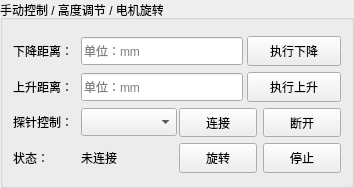
               <widget class="QGroupBox" name="groupBoxManual">
                <property name="sizePolicy">
                 <sizepolicy hsizetype="Fixed" vsizetype="Fixed">
                  <horstretch>0</horstretch>
                  <verstretch>0</verstretch>
                 </sizepolicy>
                </property>
                <property name="minimumSize">
                 <size>
                  <width>354</width>
                  <height>188</height>
                 </size>
                </property>
                <property name="maximumSize">
                 <size>
                  <width>354</width>
                  <height>188</height>
                 </size>
                </property>
                <property name="title">
                 <string>手动控制 / 高度调节 / 电机旋转</string>
                </property>
                <layout class="QVBoxLayout" name="verticalLayout_manualRows">
                 <property name="spacing">
                  <number>6</number>
                 </property>
                 <property name="leftMargin">
                  <number>10</number>
                 </property>
                 <property name="topMargin">
                  <number>16</number>
                 </property>
                 <property name="rightMargin">
                  <number>10</number>
                 </property>
                 <property name="bottomMargin">
                  <number>12</number>
                 </property>
                 <item>
                  <layout class="QHBoxLayout" name="horizontalLayout_manualDown">
                   <property name="spacing">
                    <number>6</number>
                   </property>
                   <property name="leftMargin">
                    <number>0</number>
                   </property>
                   <property name="topMargin">
                    <number>0</number>
                   </property>
                   <property name="rightMargin">
                    <number>0</number>
                   </property>
                   <property name="bottomMargin">
                    <number>0</number>
                   </property>
                   <item>
                    <widget class="QLabel" name="labelDrop">
                     <property name="minimumSize">
                      <size>
                       <width>62</width>
                       <height>24</height>
                      </size>
                     </property>
                     <property name="maximumSize">
                      <size>
                       <width>62</width>
                       <height>24</height>
                      </size>
                     </property>
                     <property name="text">
                      <string>下降距离：</string>
                     </property>
                    </widget>
                   </item>
                   <item>
                    <widget class="QLineEdit" name="DropLineEdit">
                     <property name="minimumSize">
                      <size>
                       <width>162</width>
                       <height>24</height>
                      </size>
                     </property>
                     <property name="maximumSize">
                      <size>
                       <width>162</width>
                       <height>28</height>
                      </size>
                     </property>
                     <property name="placeholderText">
                      <string>单位：mm</string>
                     </property>
                    </widget>
                   </item>
                   <item>
                    <widget class="QPushButton" name="SendButton_3">
                     <property name="minimumSize">
                      <size>
                       <width>94</width>
                       <height>26</height>
                      </size>
                     </property>
                     <property name="maximumSize">
                      <size>
                       <width>94</width>
                       <height>32</height>
                      </size>
                     </property>
                     <property name="text">
                      <string>执行下降</string>
                     </property>
                    </widget>
                   </item>
                  </layout>
                 </item>
                 <item>
                  <layout class="QHBoxLayout" name="horizontalLayout_manualUp">
                   <property name="spacing">
                    <number>6</number>
                   </property>
                   <property name="leftMargin">
                    <number>0</number>
                   </property>
                   <property name="topMargin">
                    <number>0</number>
                   </property>
                   <property name="rightMargin">
                    <number>0</number>
                   </property>
                   <property name="bottomMargin">
                    <number>0</number>
                   </property>
                   <item>
                    <widget class="QLabel" name="labelRise">
                     <property name="minimumSize">
                      <size>
                       <width>62</width>
                       <height>24</height>
                      </size>
                     </property>
                     <property name="maximumSize">
                      <size>
                       <width>62</width>
                       <height>24</height>
                      </size>
                     </property>
                     <property name="text">
                      <string>上升距离：</string>
                     </property>
                    </widget>
                   </item>
                   <item>
                    <widget class="QLineEdit" name="RiseLineEdit">
                     <property name="minimumSize">
                      <size>
                       <width>162</width>
                       <height>24</height>
                      </size>
                     </property>
                     <property name="maximumSize">
                      <size>
                       <width>162</width>
                       <height>28</height>
                      </size>
                     </property>
                     <property name="placeholderText">
                      <string>单位：mm</string>
                     </property>
                    </widget>
                   </item>
                   <item>
                    <widget class="QPushButton" name="SendButton_2">
                     <property name="minimumSize">
                      <size>
                       <width>94</width>
                       <height>26</height>
                      </size>
                     </property>
                     <property name="maximumSize">
                      <size>
                       <width>94</width>
                       <height>32</height>
                      </size>
                     </property>
                     <property name="text">
                      <string>执行上升</string>
                     </property>
                    </widget>
                   </item>
                  </layout>
                 </item>
                 <item>
                  <layout class="QHBoxLayout" name="horizontalLayout_probePort">
                   <property name="spacing">
                    <number>6</number>
                   </property>
                   <property name="leftMargin">
                    <number>0</number>
                   </property>
                   <property name="topMargin">
                    <number>0</number>
                   </property>
                   <property name="rightMargin">
                    <number>0</number>
                   </property>
                   <property name="bottomMargin">
                    <number>0</number>
                   </property>
                   <item>
                    <widget class="QLabel" name="label_5">
                     <property name="minimumSize">
                      <size>
                       <width>62</width>
                       <height>24</height>
                      </size>
                     </property>
                     <property name="maximumSize">
                      <size>
                       <width>62</width>
                       <height>24</height>
                      </size>
                     </property>
                     <property name="text">
                      <string>探针控制：</string>
                     </property>
                    </widget>
                   </item>
                   <item>
                    <widget class="QComboBox" name="CB_tanchengchuankou">
                     <property name="minimumSize">
                      <size>
                       <width>96</width>
                       <height>24</height>
                      </size>
                     </property>
                     <property name="maximumSize">
                      <size>
                       <width>96</width>
                       <height>28</height>
                      </size>
                     </property>
                    </widget>
                   </item>
                   <item>
                    <widget class="QPushButton" name="BT_tanzhengtongxunlianjie">
                     <property name="minimumSize">
                      <size>
                       <width>78</width>
                       <height>26</height>
                      </size>
                     </property>
                     <property name="maximumSize">
                      <size>
                       <width>78</width>
                       <height>32</height>
                      </size>
                     </property>
                     <property name="text">
                      <string>连接</string>
                     </property>
                    </widget>
                   </item>
                   <item>
                    <widget class="QPushButton" name="BT_tanzhengtongxunduankai">
                     <property name="minimumSize">
                      <size>
                       <width>78</width>
                       <height>26</height>
                      </size>
                     </property>
                     <property name="maximumSize">
                      <size>
                       <width>78</width>
                       <height>32</height>
                      </size>
                     </property>
                     <property name="text">
                      <string>断开</string>
                     </property>
                    </widget>
                   </item>
                  </layout>
                 </item>
                 <item>
                  <layout class="QHBoxLayout" name="horizontalLayout_probeState">
                   <property name="spacing">
                    <number>6</number>
                   </property>
                   <property name="leftMargin">
                    <number>0</number>
                   </property>
                   <property name="topMargin">
                    <number>0</number>
                   </property>
                   <property name="rightMargin">
                    <number>0</number>
                   </property>
                   <property name="bottomMargin">
                    <number>0</number>
                   </property>
                   <item>
                    <widget class="QLabel" name="label_6">
                     <property name="minimumSize">
                      <size>
                       <width>62</width>
                       <height>24</height>
                      </size>
                     </property>
                     <property name="maximumSize">
                      <size>
                       <width>62</width>
                       <height>24</height>
                      </size>
                     </property>
                     <property name="text">
                      <string>状态：</string>
                     </property>
                    </widget>
                   </item>
                   <item>
                    <widget class="QLabel" name="LB_tanzhengzhuangtai">
                     <property name="minimumSize">
                      <size>
                       <width>96</width>
                       <height>28</height>
                      </size>
                     </property>
                     <property name="maximumSize">
                      <size>
                       <width>96</width>
                       <height>28</height>
                      </size>
                     </property>
                     <property name="text">
                      <string>未连接</string>
                     </property>
                    </widget>
                   </item>
                   <item>
                    <widget class="QPushButton" name="BT_tanzhengxuanzhuan">
                     <property name="minimumSize">
                      <size>
                       <width>78</width>
                       <height>26</height>
                      </size>
                     </property>
                     <property name="maximumSize">
                      <size>
                       <width>78</width>
                       <height>32</height>
                      </size>
                     </property>
                     <property name="text">
                      <string>旋转</string>
                     </property>
                    </widget>
                   </item>
                   <item>
                    <widget class="QPushButton" name="BT_tanzhengtingzhi">
                     <property name="minimumSize">
                      <size>
                       <width>78</width>
                       <height>26</height>
                      </size>
                     </property>
                     <property name="maximumSize">
                      <size>
                       <width>78</width>
                       <height>32</height>
                      </size>
                     </property>
                     <property name="text">
                      <string>停止</string>
                     </property>
                    </widget>
                   </item>
                  </layout>
                 </item>
                </layout>
               </widget>
